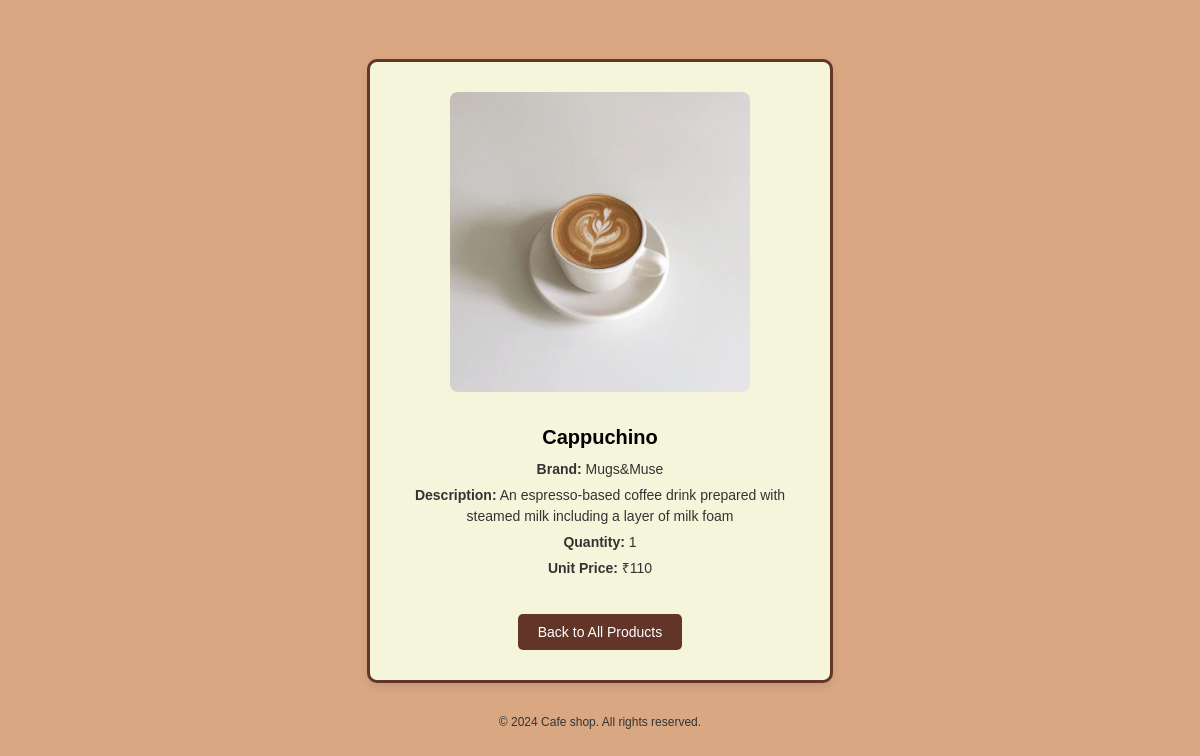
Page /path24/1 on the committed database.
### appMM/models.py (models this page shows, shortened)
class Producttable(models.Model):
        Productname = models.CharField(max_length=100)
        Image = models.FileField()
        Quantity = models.IntegerField()
        Unitprice = models.IntegerField()
        Brand = models.CharField(max_length=100)
        Description = models.CharField(max_length=10000)

### appMM/views.py (the view)
# urls.py: path("path24/<str:id>", views.data, name="data"),
def data(request, id):
    a = Producttable.objects.filter(id=id).first()
    return render(request, "datapage.html", {"detailskey": a})

### templates/datapage.html (shortened to what this page needs)
<!DOCTYPE html>
<html lang="en">
<head>
</head>
<body>
    <div class="container">
        <div class="image-container">
            <img src="{{detailskey.Image.url}}" alt="Product Image">
        </div>
        <div class="text-container">
            <h1>{{detailskey.Productname}}</h1>
            <p><strong>Brand:</strong> {{detailskey.Brand}}</p>
            <p><strong>Description:</strong> {{detailskey.Description}}</p>
            <p><strong>Quantity:</strong> {{detailskey.Quantity}}</p>
            <p><strong>Unit Price:</strong> ₹{{detailskey.Unitprice}}</p>
        </div>
        <a href="{% url 'userproductdata' %}" class="button">Back to All Products</a>
    </div>
    <footer>
        <p>&copy; 2024 Cafe shop. All rights reserved.</p>
    </footer>
</body>
</html>

### templates/datapage.html (style rules this page uses)
body { display: flex; flex-direction: column; justify-content: center; align-items: center; min-height: 100vh; margin: 0; padding: 20px; box-sizing: border-box; font-family: Avenir light, sans-serif; background-color: #d9a883; color: #333; }
.container { display: flex; flex-direction: column; align-items: center; border: 3px solid #623528; padding: 20px; width: 90%; max-width: 400px; background-color: beige; border-radius: 10px; box-shadow: 0 4px 8px rgba(0, 0, 0, 0.1); text-align: center; }
.image-container { margin-bottom: 15px; width: 80%; max-width: 250px; }
.image-container img { width: 100%; height: auto; display: block; border-radius: 8px; }
.text-container { text-align: center; margin-bottom: 20px; }
.text-container h1 { color: black; font-size: 20px; margin-bottom: 10px; }
.text-container p { margin: 5px 0; font-size: 14px; line-height: 1.5; }
.button { border: none; outline: none; display: inline-block; padding: 10px 20px; font-size: 14px; color: white; background-color: #623528; text-align: center; cursor: pointer; border-radius: 5px; transition: background-color 0.3s; text-decoration: none; margin-top: 10px; }
footer { text-align: center; margin-top: 20px; font-size: 12px; }
@media only screen and (min-width: 600px) { .container { padding: 30px; } }
@media only screen and (min-width: 600px) { .image-container { margin-bottom: 20px; max-width: 300px; } }

### rows in the picture
Producttable: Image (picture), Productname "Cappuchino", Brand "Mugs&Muse", Description "An espresso-based coffee drink prepared with steamed milk including a layer of milk foam", Quantity "1", Unitprice "110"
